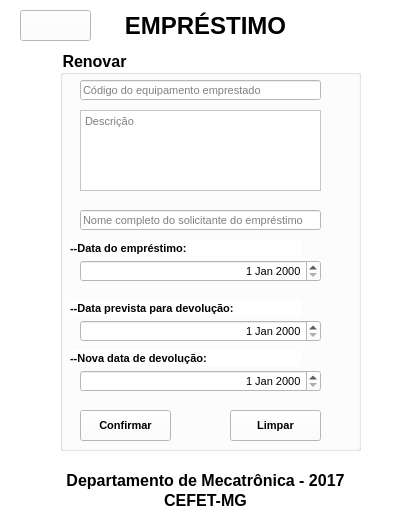
<?xml version="1.0" encoding="UTF-8"?>
<ui version="4.0">
 <class>EmpresRenovar</class>
 <widget class="QDialog" name="EmpresRenovar">
  <property name="geometry">
   <rect>
    <x>0</x>
    <y>0</y>
    <width>419</width>
    <height>530</height>
   </rect>
  </property>
  <property name="windowTitle">
   <string>CONTROLE DE PATRIMONIO</string>
  </property>
  <property name="styleSheet">
   <string notr="true">background-color: rgb(255, 255, 255);</string>
  </property>
  <widget class="QPushButton" name="pushButton_3">
   <property name="geometry">
    <rect>
     <x>80</x>
     <y>140</y>
     <width>91</width>
     <height>31</height>
    </rect>
   </property>
   <property name="font">
    <font>
     <pointsize>8</pointsize>
     <weight>75</weight>
     <bold>true</bold>
    </font>
   </property>
   <property name="text">
    <string>Confirmar</string>
   </property>
  </widget>
  <widget class="QPushButton" name="pushButton_2">
   <property name="geometry">
    <rect>
     <x>220</x>
     <y>140</y>
     <width>91</width>
     <height>31</height>
    </rect>
   </property>
   <property name="font">
    <font>
     <pointsize>8</pointsize>
     <weight>75</weight>
     <bold>true</bold>
    </font>
   </property>
   <property name="text">
    <string>Resetar</string>
   </property>
  </widget>
  <widget class="QLabel" name="label">
   <property name="geometry">
    <rect>
     <x>0</x>
     <y>10</y>
     <width>411</width>
     <height>31</height>
    </rect>
   </property>
   <property name="palette">
    <palette>
     <active>
      <colorrole role="Button">
       <brush brushstyle="SolidPattern">
        <color alpha="255">
         <red>255</red>
         <green>255</green>
         <blue>255</blue>
        </color>
       </brush>
      </colorrole>
      <colorrole role="Base">
       <brush brushstyle="SolidPattern">
        <color alpha="255">
         <red>255</red>
         <green>255</green>
         <blue>255</blue>
        </color>
       </brush>
      </colorrole>
      <colorrole role="Window">
       <brush brushstyle="SolidPattern">
        <color alpha="255">
         <red>255</red>
         <green>255</green>
         <blue>255</blue>
        </color>
       </brush>
      </colorrole>
     </active>
     <inactive>
      <colorrole role="Button">
       <brush brushstyle="SolidPattern">
        <color alpha="255">
         <red>255</red>
         <green>255</green>
         <blue>255</blue>
        </color>
       </brush>
      </colorrole>
      <colorrole role="Base">
       <brush brushstyle="SolidPattern">
        <color alpha="255">
         <red>255</red>
         <green>255</green>
         <blue>255</blue>
        </color>
       </brush>
      </colorrole>
      <colorrole role="Window">
       <brush brushstyle="SolidPattern">
        <color alpha="255">
         <red>255</red>
         <green>255</green>
         <blue>255</blue>
        </color>
       </brush>
      </colorrole>
     </inactive>
     <disabled>
      <colorrole role="Button">
       <brush brushstyle="SolidPattern">
        <color alpha="255">
         <red>255</red>
         <green>255</green>
         <blue>255</blue>
        </color>
       </brush>
      </colorrole>
      <colorrole role="Base">
       <brush brushstyle="SolidPattern">
        <color alpha="255">
         <red>255</red>
         <green>255</green>
         <blue>255</blue>
        </color>
       </brush>
      </colorrole>
      <colorrole role="Window">
       <brush brushstyle="SolidPattern">
        <color alpha="255">
         <red>255</red>
         <green>255</green>
         <blue>255</blue>
        </color>
       </brush>
      </colorrole>
     </disabled>
    </palette>
   </property>
   <property name="font">
    <font>
     <pointsize>18</pointsize>
     <weight>75</weight>
     <bold>true</bold>
    </font>
   </property>
   <property name="text">
    <string>EMPRÉSTIMO</string>
   </property>
   <property name="alignment">
    <set>Qt::AlignCenter</set>
   </property>
  </widget>
  <widget class="QLabel" name="label_3">
   <property name="geometry">
    <rect>
     <x>0</x>
     <y>490</y>
     <width>411</width>
     <height>20</height>
    </rect>
   </property>
   <property name="font">
    <font>
     <pointsize>12</pointsize>
     <weight>75</weight>
     <bold>true</bold>
    </font>
   </property>
   <property name="text">
    <string>CEFET-MG</string>
   </property>
   <property name="alignment">
    <set>Qt::AlignCenter</set>
   </property>
  </widget>
  <widget class="QLabel" name="label_2">
   <property name="geometry">
    <rect>
     <x>0</x>
     <y>470</y>
     <width>411</width>
     <height>20</height>
    </rect>
   </property>
   <property name="font">
    <font>
     <pointsize>12</pointsize>
     <weight>75</weight>
     <bold>true</bold>
    </font>
   </property>
   <property name="text">
    <string>Departamento de Mecatrônica - 2017</string>
   </property>
   <property name="alignment">
    <set>Qt::AlignCenter</set>
   </property>
  </widget>
  <widget class="QPushButton" name="pushButton">
   <property name="geometry">
    <rect>
     <x>20</x>
     <y>10</y>
     <width>71</width>
     <height>31</height>
    </rect>
   </property>
   <property name="minimumSize">
    <size>
     <width>61</width>
     <height>31</height>
    </size>
   </property>
   <property name="maximumSize">
    <size>
     <width>100</width>
     <height>100</height>
    </size>
   </property>
   <property name="styleSheet">
    <string notr="true">background-image: url(:/img/img/voltar.png);</string>
   </property>
   <property name="text">
    <string/>
   </property>
  </widget>
  <widget class="QGroupBox" name="groupBox">
   <property name="geometry">
    <rect>
     <x>60</x>
     <y>50</y>
     <width>301</width>
     <height>401</height>
    </rect>
   </property>
   <property name="font">
    <font>
     <pointsize>12</pointsize>
     <weight>75</weight>
     <bold>true</bold>
    </font>
   </property>
   <property name="title">
    <string>Renovar</string>
   </property>
   <widget class="QPushButton" name="pushButton_4">
    <property name="geometry">
     <rect>
      <x>20</x>
      <y>360</y>
      <width>91</width>
      <height>31</height>
     </rect>
    </property>
    <property name="font">
     <font>
      <pointsize>8</pointsize>
      <weight>75</weight>
      <bold>true</bold>
     </font>
    </property>
    <property name="text">
     <string>Confirmar</string>
    </property>
   </widget>
   <widget class="QPushButton" name="pushButton_5">
    <property name="geometry">
     <rect>
      <x>170</x>
      <y>360</y>
      <width>91</width>
      <height>31</height>
     </rect>
    </property>
    <property name="font">
     <font>
      <pointsize>8</pointsize>
      <weight>75</weight>
      <bold>true</bold>
     </font>
    </property>
    <property name="text">
     <string>Limpar</string>
    </property>
   </widget>
   <widget class="QDateEdit" name="dateEdit">
    <property name="geometry">
     <rect>
      <x>20</x>
      <y>320</y>
      <width>241</width>
      <height>22</height>
     </rect>
    </property>
    <property name="font">
     <font>
      <pointsize>8</pointsize>
      <weight>50</weight>
      <bold>false</bold>
     </font>
    </property>
    <property name="alignment">
     <set>Qt::AlignRight|Qt::AlignTrailing|Qt::AlignVCenter</set>
    </property>
   </widget>
   <widget class="QLabel" name="label_5">
    <property name="geometry">
     <rect>
      <x>10</x>
      <y>300</y>
      <width>231</width>
      <height>16</height>
     </rect>
    </property>
    <property name="font">
     <font>
      <pointsize>8</pointsize>
      <weight>75</weight>
      <bold>true</bold>
     </font>
    </property>
    <property name="text">
     <string>--Nova data de devolução:</string>
    </property>
   </widget>
   <widget class="QDateEdit" name="dateEdit_2">
    <property name="geometry">
     <rect>
      <x>20</x>
      <y>210</y>
      <width>241</width>
      <height>22</height>
     </rect>
    </property>
    <property name="font">
     <font>
      <pointsize>8</pointsize>
      <weight>50</weight>
      <bold>false</bold>
     </font>
    </property>
    <property name="alignment">
     <set>Qt::AlignRight|Qt::AlignTrailing|Qt::AlignVCenter</set>
    </property>
   </widget>
   <widget class="QLabel" name="label_6">
    <property name="geometry">
     <rect>
      <x>10</x>
      <y>190</y>
      <width>231</width>
      <height>16</height>
     </rect>
    </property>
    <property name="font">
     <font>
      <pointsize>8</pointsize>
      <weight>75</weight>
      <bold>true</bold>
     </font>
    </property>
    <property name="text">
     <string>--Data do empréstimo:</string>
    </property>
   </widget>
   <widget class="QLineEdit" name="lineEdit_6">
    <property name="geometry">
     <rect>
      <x>20</x>
      <y>30</y>
      <width>241</width>
      <height>20</height>
     </rect>
    </property>
    <property name="font">
     <font>
      <pointsize>8</pointsize>
      <weight>50</weight>
      <bold>false</bold>
     </font>
    </property>
    <property name="placeholderText">
     <string>Código do equipamento emprestado</string>
    </property>
   </widget>
   <widget class="QLabel" name="label_7">
    <property name="geometry">
     <rect>
      <x>10</x>
      <y>250</y>
      <width>231</width>
      <height>16</height>
     </rect>
    </property>
    <property name="font">
     <font>
      <pointsize>8</pointsize>
      <weight>75</weight>
      <bold>true</bold>
     </font>
    </property>
    <property name="text">
     <string>--Data prevista para devolução:</string>
    </property>
   </widget>
   <widget class="QDateEdit" name="dateEdit_3">
    <property name="geometry">
     <rect>
      <x>20</x>
      <y>270</y>
      <width>241</width>
      <height>22</height>
     </rect>
    </property>
    <property name="font">
     <font>
      <pointsize>8</pointsize>
      <weight>50</weight>
      <bold>false</bold>
     </font>
    </property>
    <property name="alignment">
     <set>Qt::AlignRight|Qt::AlignTrailing|Qt::AlignVCenter</set>
    </property>
   </widget>
   <widget class="QTextEdit" name="textEdit">
    <property name="geometry">
     <rect>
      <x>20</x>
      <y>60</y>
      <width>241</width>
      <height>81</height>
     </rect>
    </property>
    <property name="font">
     <font>
      <pointsize>8</pointsize>
      <weight>50</weight>
      <bold>false</bold>
     </font>
    </property>
    <property name="placeholderText">
     <string>Descrição</string>
    </property>
   </widget>
   <widget class="QLineEdit" name="lineEdit_4">
    <property name="geometry">
     <rect>
      <x>20</x>
      <y>160</y>
      <width>241</width>
      <height>20</height>
     </rect>
    </property>
    <property name="font">
     <font>
      <pointsize>8</pointsize>
      <weight>50</weight>
      <bold>false</bold>
     </font>
    </property>
    <property name="placeholderText">
     <string>Nome completo do solicitante do empréstimo</string>
    </property>
   </widget>
  </widget>
 </widget>
 <resources/>
 <connections>
  <connection>
   <sender>pushButton</sender>
   <signal>clicked()</signal>
   <receiver>EmpresRenovar</receiver>
   <slot>close()</slot>
   <hints>
    <hint type="sourcelabel">
     <x>47</x>
     <y>20</y>
    </hint>
    <hint type="destinationlabel">
     <x>32</x>
     <y>45</y>
    </hint>
   </hints>
  </connection>
  <connection>
   <sender>pushButton_5</sender>
   <signal>clicked()</signal>
   <receiver>textEdit</receiver>
   <slot>clear()</slot>
   <hints>
    <hint type="sourcelabel">
     <x>272</x>
     <y>424</y>
    </hint>
    <hint type="destinationlabel">
     <x>150</x>
     <y>153</y>
    </hint>
   </hints>
  </connection>
  <connection>
   <sender>pushButton_5</sender>
   <signal>clicked()</signal>
   <receiver>lineEdit_6</receiver>
   <slot>clear()</slot>
   <hints>
    <hint type="sourcelabel">
     <x>305</x>
     <y>425</y>
    </hint>
    <hint type="destinationlabel">
     <x>194</x>
     <y>91</y>
    </hint>
   </hints>
  </connection>
  <connection>
   <sender>pushButton_5</sender>
   <signal>clicked()</signal>
   <receiver>lineEdit_4</receiver>
   <slot>clear()</slot>
   <hints>
    <hint type="sourcelabel">
     <x>289</x>
     <y>430</y>
    </hint>
    <hint type="destinationlabel">
     <x>246</x>
     <y>227</y>
    </hint>
   </hints>
  </connection>
 </connections>
</ui>
